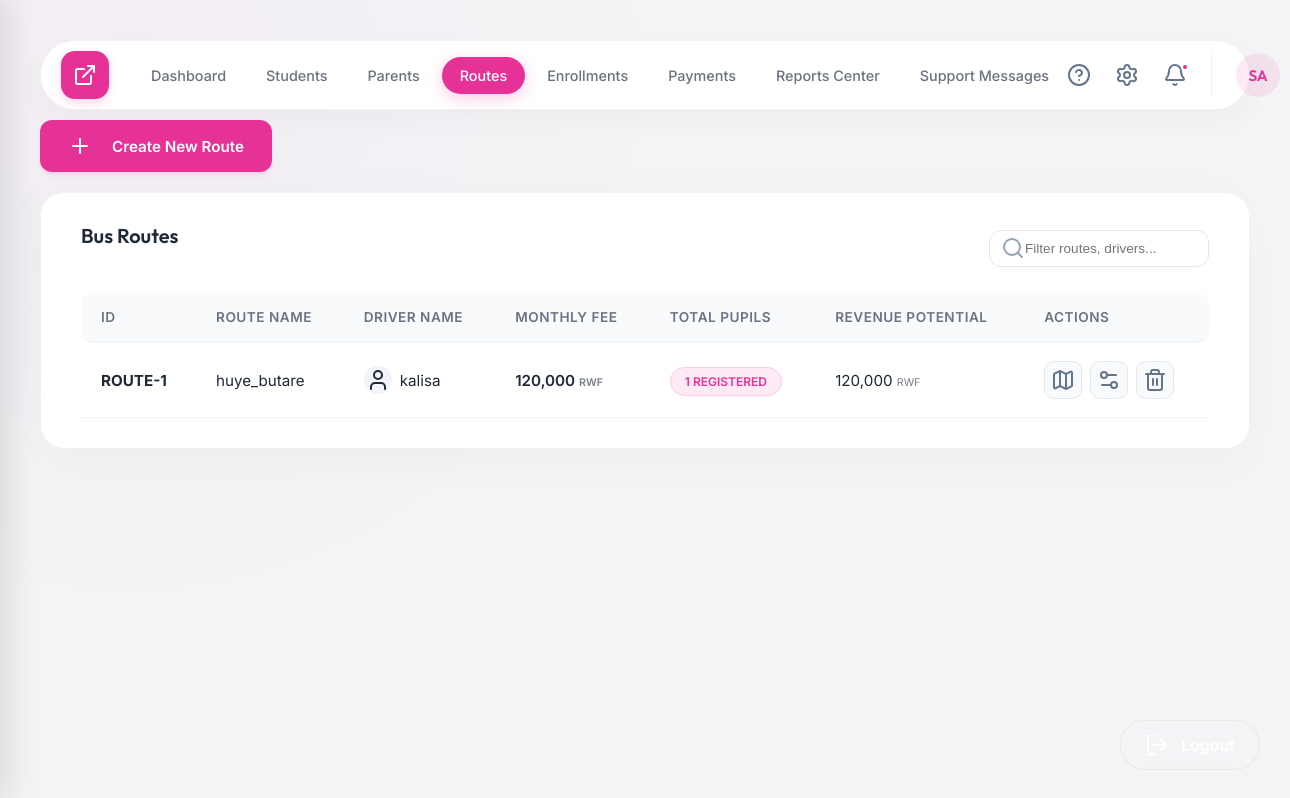
The app's page /admin.php?page=routes (signed in) with its own data.
### tables this page shows
CREATE TABLE bus_routes (
            id INTEGER PRIMARY KEY AUTOINCREMENT,
            route_name VARCHAR(100) NOT NULL,
            driver_name VARCHAR(100),
            monthly_fee DECIMAL(10,2) NOT NULL
        );

### pages/routes.php (the view, shortened to what this page needs)
<?php
require_once 'backend/db.php';
$sql = "SELECT r.*, (SELECT COUNT(*) FROM transport_enrollments te WHERE te.route_id = r.id) as student_count
        FROM bus_routes r
        ORDER BY r.id DESC";
$routes = $pdo->query($sql)->fetchAll();
?>
<div class="content-header" style="justify-content: flex-end; margin-top: -30px; margin-bottom: 20px;">
    <div class="header-tools">
        <button class="btn btn-primary" onclick="openAddModal('routes', ['route_name', 'driver_name', 'monthly_fee', 'total_pupils', 'revenue_potential'])">
            <i data-lucide="plus" style="margin-right: 8px;"></i>
            Create New Route
        </button>
    </div>
</div>
<div class="table-container">
    <div style="display: flex; justify-content: space-between; align-items: center; margin-bottom: 20px;">
        <div class="table-title">Bus Routes</div>
        <div style="position: relative;">
            <input type="text" placeholder="Filter routes, drivers..." class="local-table-filter" style="padding: 10px 15px 10px 35px; border-radius: 12px; border: 1px solid #e2e8f0; font-size: 0.85rem; width: 220px; outline: none; transition: all 0.3s;" onfocus="this.style.borderColor='var(--primary)'" onblur="this.style.borderColor='#e2e8f0'">
            <i data-lucide="search" size="16" style="position: absolute; left: 12px; top: 50%; transform: translateY(-50%); color: #94a3b8;"></i>
        </div>
    </div>
    <table>
        <thead>
            <tr>
                <th>ID</th>
                <th>Route Name</th>
                <th>Driver Name</th>
                <th>Monthly Fee</th>
                <th>Total Pupils</th>
                <th>Revenue Potential</th>
                <th>Actions</th>
            </tr>
        </thead>
        <tbody>
            <?php if (empty($routes)): ?>
                <tr>
                    <td colspan="7" style="text-align: center; padding: 40px; color: #64748b; font-style: italic;">
                        No transport routes defined yet.
                    </td>
                </tr>
            <?php else: ?>
                <?php foreach ($routes as $r): ?>
                    <tr>
                        <td><strong>ROUTE-<?php echo $r['id']; ?></strong></td>
                        <td><?php echo htmlspecialchars($r['route_name']); ?></td>
                        <td>
                            <div style="display: flex; align-items: center; gap: 8px;">
                                <div style="width: 28px; height: 28px; border-radius: 50%; background: #f1f5f9; display: flex; align-items: center; justify-content: center;">
                                    <i data-lucide="user" size="14"></i>
                                </div>
                                <?php echo htmlspecialchars($r['driver_name'] ?: 'No Driver Assigned'); ?>
                            </div>
                        </td>
                        <td><span style="font-weight: 600; color: #1e293b;"><?php echo number_format($r['monthly_fee']); ?> <span style="font-size: 0.7em; opacity: 0.6;">RWF</span></span></td>
                        <td>
                            <span class="badge badge-paid"><?php echo $r['student_count']; ?> Registered</span>
                        </td>
                        <td>
                            <?php echo number_format($r['student_count'] * $r['monthly_fee']); ?> <span style="font-size: 0.7em; opacity: 0.6;">RWF</span>
                        </td>
                        <td>
                            <div style="display: flex; gap: 8px;">
                                <button class="btn btn-icon" title="View Route Logistics"><i data-lucide="map"></i></button>
                                <button class="btn btn-icon" title="Edit Route" onclick='openEditModal("routes", <?php echo $r["id"]; ?>, <?php echo json_encode($r); ?>)'><i data-lucide="settings-2"></i></button>
                                <button class="btn btn-icon text-red" title="Delete Route" onclick="deleteItem('routes', <?php echo $r['id']; ?>)"><i data-lucide="trash-2"></i></button>
                            </div>
                        </td>
                    </tr>
                <?php endforeach; ?>
            <?php endif; ?>
        </tbody>
    </table>
</div>

### assets/css/style.css (style rules this page uses)
:root { --primary: #E63197; --primary-light: #FF80C5; --bg-body: #F3F4F6; --bg-card: #FFFFFF; --bg-sidebar: #FFFFFF; --text-main: #1F2937; --text-dim: #6B7280; --accent: #E63197; --accent-alt: #FF80C5; --sidebar-width: 250px; --glass-border: rgba(0, 0, 0, 0.05); --glass-shadow: 0 4px 20px rgba(0, 0, 0, 0.05); --card-blur: 0px; }
* { margin: 0; padding: 0; box-sizing: border-box; }
.table-container { background: var(--bg-card); border-radius: 24px; padding: 30px 40px; border: 1px solid var(--glass-border); box-shadow: -10px 0 50px rgba(0,0,0,0.02), 0 20px 40px rgba(0,0,0,0.02); }
.table-title { font-size: 1.25rem; font-weight: 600; margin-bottom: 25px; }
table { width: 100%; border-collapse: separate; border-spacing: 0; }
th { text-align: left; padding: 16px 20px; font-size: 0.85rem; text-transform: uppercase; color: var(--text-dim); border-bottom: 2px solid #F1F5F9; background: #F8FAFC; font-weight: 600; letter-spacing: 0.5px; }
th:first-child { border-top-left-radius: 12px; border-bottom-left-radius: 12px; }
th:last-child { border-top-right-radius: 12px; border-bottom-right-radius: 12px; }
td { padding: 18px 20px; border-bottom: 1px solid #F1F5F9; font-size: 0.95rem; color: #1f2937; }
.badge { padding: 6px 14px; border-radius: 100px; font-size: 0.75rem; font-weight: 600; text-transform: uppercase; }
.badge-paid { background: rgba(230, 49, 151, 0.1); color: #E63197; border: 1px solid rgba(230, 49, 151, 0.15); }
.btn { padding: 14px 28px; border-radius: 12px; border: none; font-weight: 600; cursor: pointer; display: inline-flex; align-items: center; gap: 12px; transition: all 0.3s; font-size: 0.95rem; }
.btn-primary { background-color: var(--primary); color: white; border-radius: 12px; padding: 14px 28px; font-weight: 600; box-shadow: 0 4px 6px -1px rgba(230, 49, 151, 0.1), 0 2px 4px -1px rgba(230, 49, 151, 0.06); border: none; font-family: 'Inter', sans-serif; transition: all 0.3s ease; }
.btn-icon { width: 38px; height: 38px; padding: 0; display: flex; align-items: center; justify-content: center; border-radius: 10px; background: #f8fafc; color: #64748b; border: 1px solid #e2e8f0; }
.stat-card, .table-container, .form-container { animation: fadeIn 0.6s cubic-bezier(0.4, 0, 0.2, 1) forwards; }

### records on screen
bus_routes: id "1", route_name "huye_butare", driver_name "kalisa", monthly_fee "120,000", student_count "1"

### other values on screen
$initials "SA"
